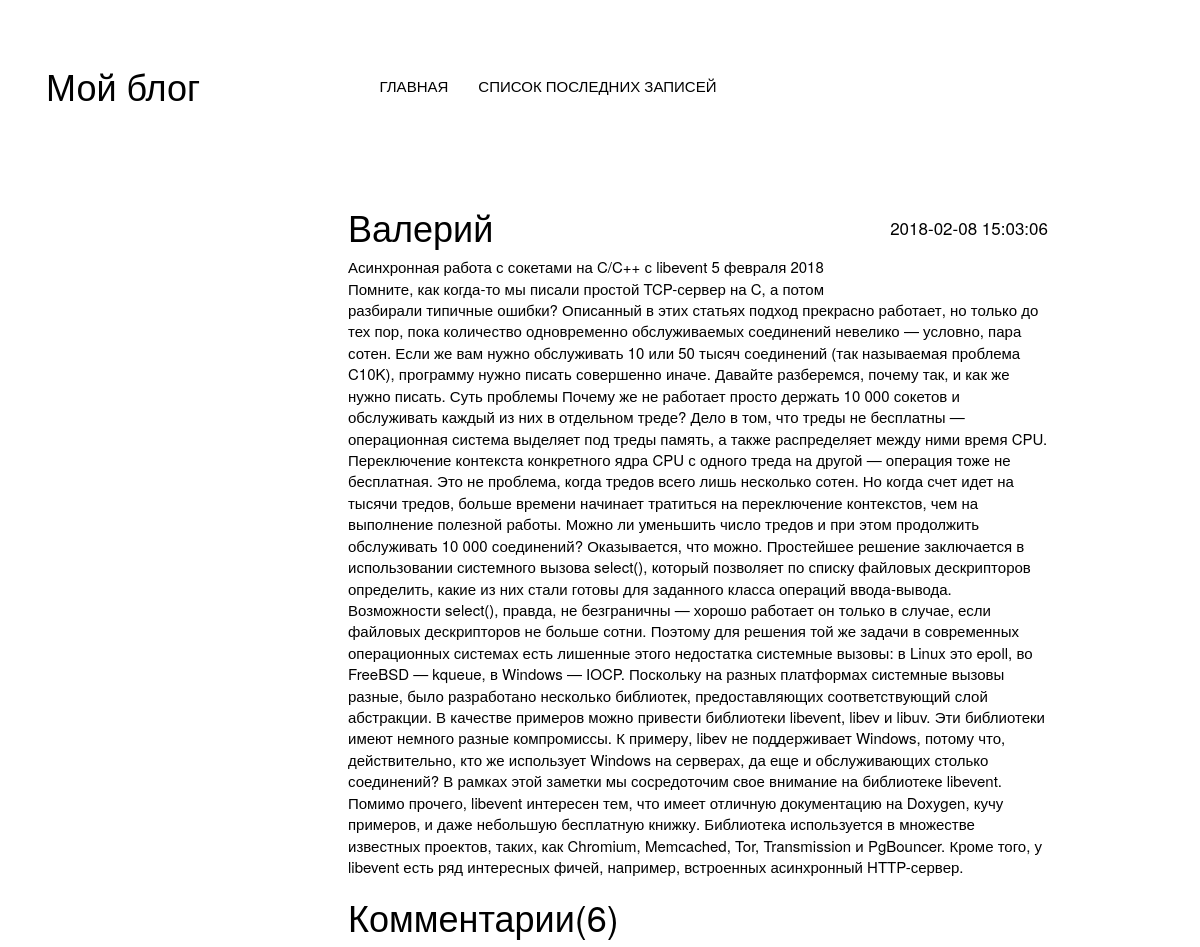
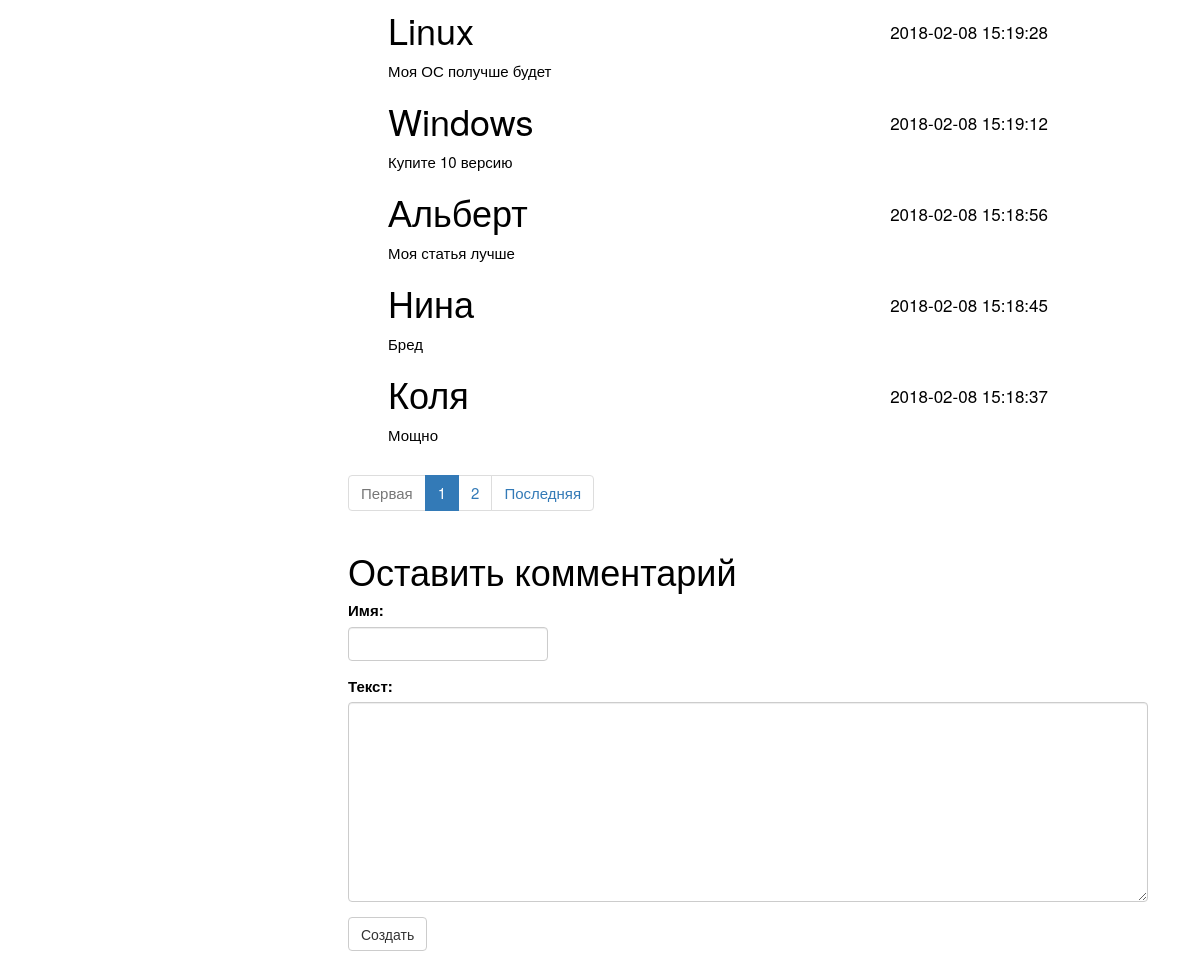
The app's page /posts/single/15 with its own data (2 pictures, top to bottom).
### tables this page shows
CREATE TABLE `posts` (
  `id` int(10) UNSIGNED NOT NULL,
  `name` tinytext NOT NULL,
  `content` mediumtext NOT NULL,
  `created_at` datetime NOT NULL
);

CREATE TABLE `comments` (
  `id` int(10) UNSIGNED NOT NULL,
  `name` tinytext NOT NULL,
  `content` mediumtext NOT NULL,
  `post_id` int(10) UNSIGNED NOT NULL,
  `created_at` datetime NOT NULL
);

### web/application/core/view.php (called while the page is built, shortened)
<?php
class View{
	function generate($content_view,$template_view,$data = null){
		include './web/application/views/'.$template_view;
	}
}

### web/application/controllers/controller_posts.php (called while the page is built, shortened)
<?php
class Controller_posts extends Controller{
    function __construct($db){
        $this->model = new Model_Posts($db);
        $this->view = new View();
    }
    function action_single(){
        $uri = parse_url($_SERVER['REQUEST_URI']);
        $routes = explode('/', $uri[path]);
        $id = is_numeric($routes[3]) ? Lib::clearRequest($routes[3]) : Route::ErrorPage404();
        $data = $this->model->single_post(5,'/posts/single/'.$id,$id);
        $this->view->generate('single_view.php', './templates/template_view.php',$data);
    }
}

### web/application/bootstrap.php (called while the page is built, shortened)
<?php
	require_once "core/db.php";
	$db = new Db();
    require_once 'core/view.php';
Route::start($db);

### index.php (called while the page is built, shortened)
<?php
require_once './web/application/bootstrap.php';

### web/application/core/db.php (called while the page is built, shortened)
<?
class Db
{
	protected $dbc;
	function __construct(){
		$this->dbc = new mysqli(DB_HOST, DB_USER, DB_PASSWD, DB_NAME);
		$this->dbc->set_charset('utf8');
	}
	public function makeQuery($query){
		$this->result = $this->dbc->query($query);
		return (is_bool($this->result)) ? $this->result : Lib::mysqli_fetch_all_my($this->result);
	}
}
?>

### web/application/lib/paginator.php (called while the page is built, shortened)
<?
class Paginator
{
    static function paginate($db,$query,$per_page,$total_items,$path){
        $current_page = isset($_GET['page'])? $_GET['page'] : 1;
        $start = $current_page * $per_page - $per_page;
        $query = $query.' LIMIT '.$start.", ".$per_page;
       $data['paginator'] = New Paginator($total_items,$per_page,$path);
       $data['items'] = $db->makeQuery($query);
       return  $data;
    }
}

### web/application/models/model_posts.php (called while the page is built, shortened)
<?
class Model_Posts extends Model{
    public function single_post($per_page,$path,$id){
        $id = (int)$id;
        $total_items = $this->db->makeQuery('SELECT COUNT(*) from `comments` WHERE `post_id`='.$id);
        $total_items = (int)$total_items[0]['COUNT(*)'];
        $query = 'SELECT
                            comments.id as comment_id,
                            comments.name as comment_name,
                            comments.content as comment_content,
                            comments.created_at as comment_created_at,
                            posts.id as post_id,
                            posts.name as post_name,
                            posts.content as post_content,
                            posts.created_at as post_created_at
                            FROM comments
                            RIGHT JOIN posts ON posts.id = comments.post_id
                            WHERE posts.id ='.$id.'
                            GROUP BY comment_id DESC';
        $data = Paginator::paginate($this->db,$query,$per_page,$total_items,$path);
        $data['total_comments'] = $total_items;
        return $data;
    }
}

### web/application/views/single_view.php (the view, shortened to what this page needs)
<div id="main">
    <div id="post">
        <div class="post_author">
            <h1><?echo $data['items'][0]['post_name']?></h1>
            <span class="date_time"><?echo $data['items'][0]['post_created_at']?></span>
            <p>
                <?echo $data['items'][0]['post_content']?>
            </p>
        </div>
    </div>
    <div id="post_comments">
        <h1>Комментарии(<?echo $data['total_comments']?>)</h1>
        <ul>
            <?foreach ($data['items'] as $comment){?>
            <li>
                <div class="post_author">
                    <h1><?echo $comment['comment_name']?></h1>
                    <span class="date_time"><?echo $comment['comment_created_at']?></span>
                    <p>
                        <? echo $comment['comment_content']?>
                    </p>
                </div>
            </li>
            <?}?>
        </ul>
    </div>
    <div id="pagination">
        <?include './web/application/views/pagination.php'?>
    </div>
    <div id="post_form">
        <h1> Оставить комментарий </h1>
        <form  id="create_post" method="POST" action="/comments/create/<?echo $data['items'][0]['post_id']?>">
            <div class="form-group">
                <label for="name">Имя:</label>
                <input name="name" style="width: 200px" type="text" class="form-control" id="name">
            </div>
            <div class="form-group">
                <label for="pwd">Текст:</label>
                <textarea name="content" style="height: 200px;width:800px;" class="form-control" id="pwd"></textarea>
            </div>
            <button type="submit" class="btn btn-default">Создать</button>
        </form>
    </div>
</div>

### web/static/css/style.css (style rules this page uses)
body { padding: 0px; margin: 0px; font-size: 15px; color: black; }
#main { width: 700px; position: relative; left: 20%; }
ul { list-style-type: none; }
.date_time { top: -40px; float: right; position: relative; font-size: 17px; }
body { margin: 0; padding: 0; }

### records on screen
posts: name "Валерий", created_at "2018-02-08 15:03:06", content "Асинхронная работа с сокетами на C/C++ с libevent 5 февраля 2018 Помните, как когда-то мы писали простой TCP-сервер на C, а потом разбирали типичные ошибки? Описанный в этих статьях подход прекрасно работает, но только до тех пор, пока количество одновременно обслуживаемых соединений невелико — условно, пара сотен. Если же вам нужно обслуживать 10 или 50 тысяч соединений (так называемая проблема C10K), программу нужно писать совершенно иначе. Давайте разберемся, почему так, и как же нужно писать. Суть проблемы Почему же не работает просто держать 10 000 сокетов и обслуживать каждый из них в отдельном треде? Дело в том, что треды не бесплатны — операционная система выделяет под треды память,…"
comments: name "Linux", created_at "2018-02-08 15:19:28", content "Моя ОС получше будет"
comments: name "Windows", created_at "2018-02-08 15:19:12", content "Купите 10 версию"
comments: name "Альберт", created_at "2018-02-08 15:18:56", content "Моя статья лучше"
comments: name "Нина", created_at "2018-02-08 15:18:45", content "Бред"
comments: name "Коля", created_at "2018-02-08 15:18:37", content "Мощно"

### other values on screen
$data['total_comments'] "6"
